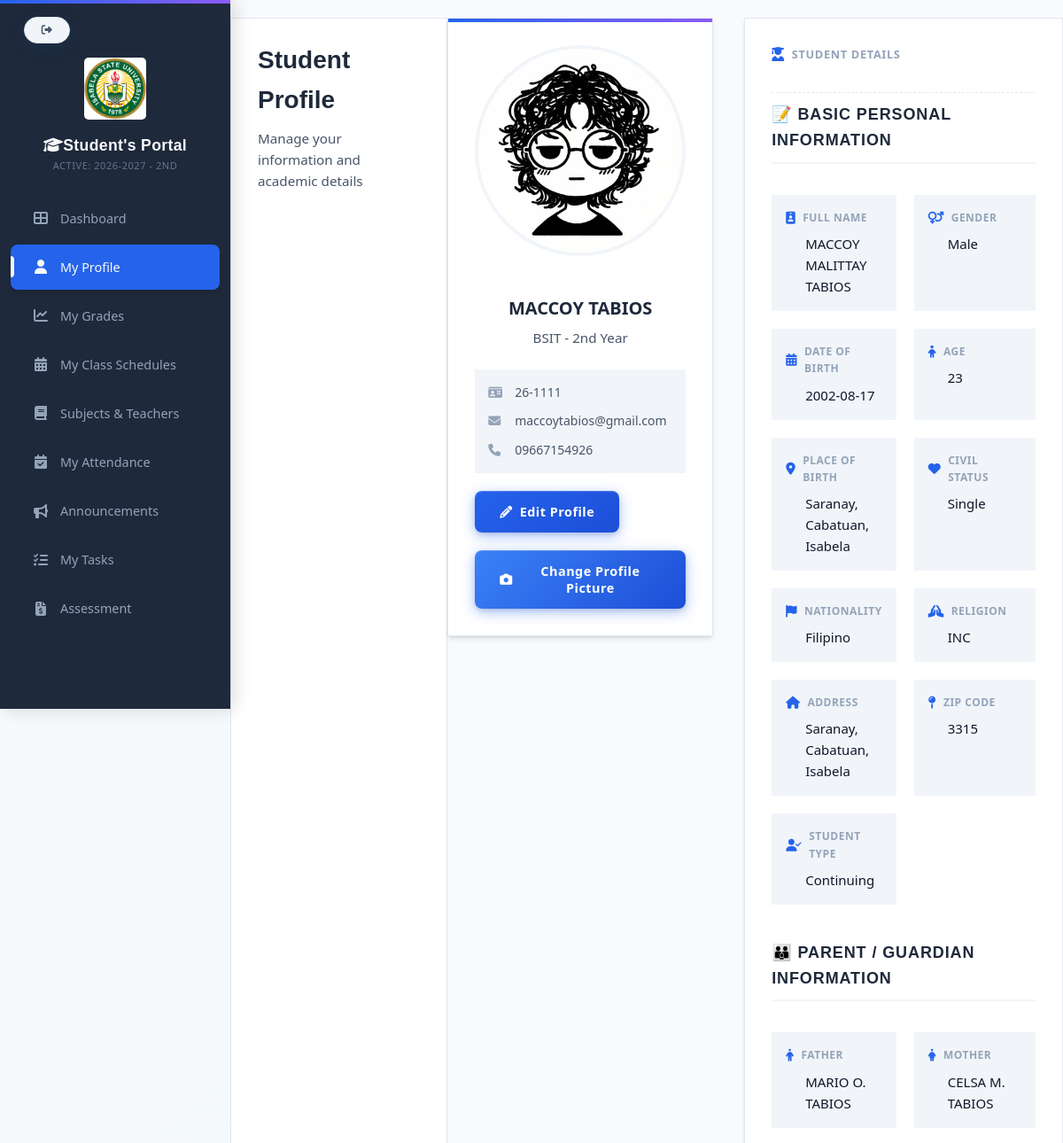
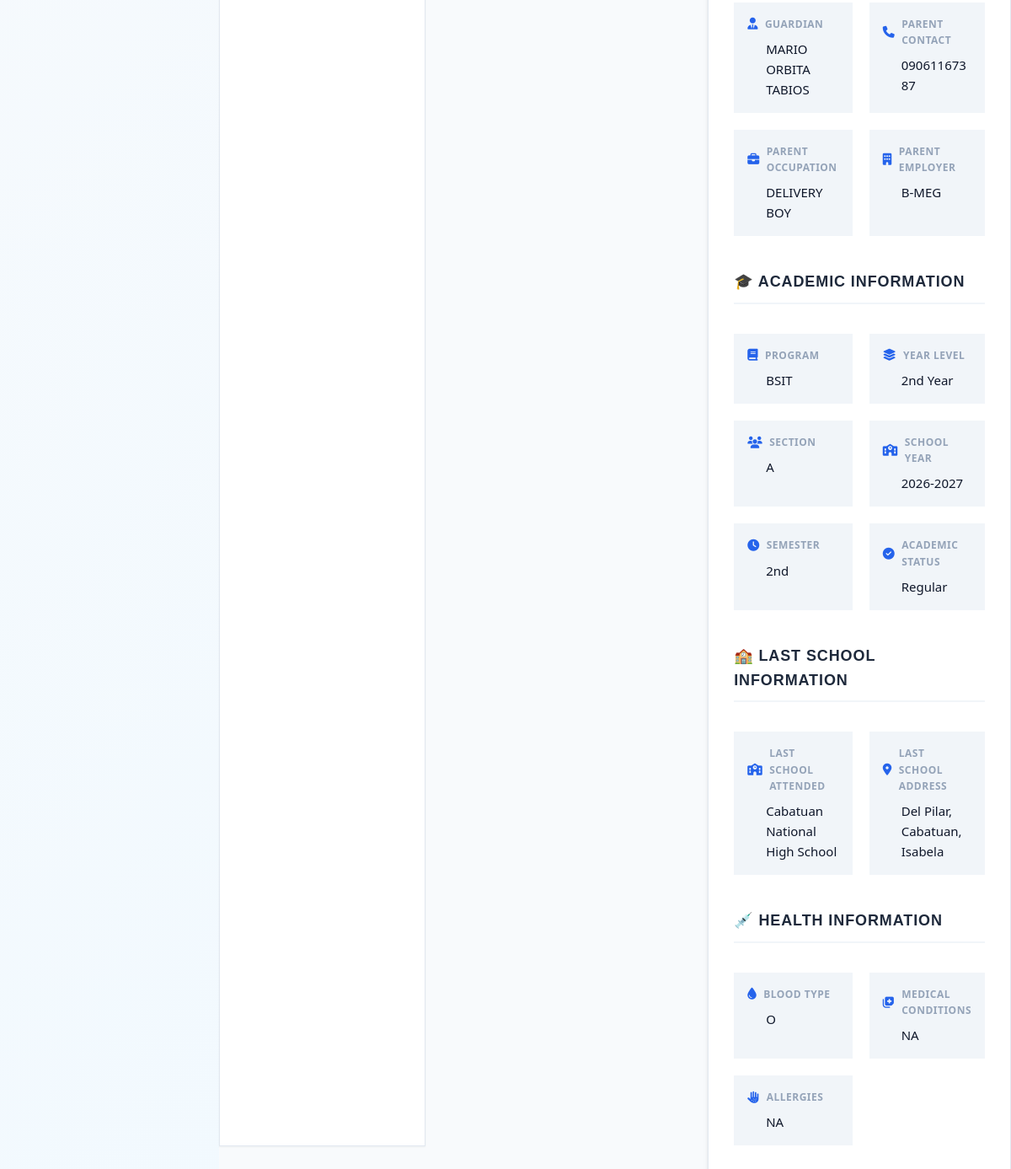
The app's page /studentsportal/students_profile.php (signed in) with its own data (2 pictures, top to bottom).
### tables this page shows
CREATE TABLE `school_years` (
  `id` int(11) NOT NULL,
  `school_year` varchar(20) NOT NULL,
  `is_active` tinyint(1) DEFAULT 0,
  `semester` varchar(20) NOT NULL
);

CREATE TABLE `students` (
  `id` int(11) NOT NULL,
  `course_id` int(11) DEFAULT NULL,
  `student_id` varchar(50) NOT NULL,
  `profile_picture` varchar(255) DEFAULT NULL,
  `student_type` enum('New','Transferee','Continuing','Returnee','Cross-enrollee') NOT NULL,
  `last_school_attended` varchar(200) DEFAULT NULL,
  `last_school_address` varchar(200) DEFAULT NULL,
  `blood_type` varchar(5) DEFAULT NULL,
  `medical_conditions` text DEFAULT NULL,
  `allergies` text DEFAULT NULL,
  `first_name` varchar(100) NOT NULL,
  `middle_name` varchar(100) DEFAULT NULL,
  `last_name` varchar(100) NOT NULL,
  `suffix` varchar(20) DEFAULT NULL,
  `dob` date NOT NULL,
  `age` int(11) DEFAULT NULL,
  `place_of_birth` varchar(150) NOT NULL,
  `gender` enum('Male','Female') NOT NULL,
  `civil_status` enum('Single','Married','Widowed','Separated','Divorced') NOT NULL,
  `nationality` varchar(100) NOT NULL,
  `religion` varchar(100) DEFAULT NULL,
  `course` varchar(50) NOT NULL,
  `year_level` varchar(20) NOT NULL,
  `section` varchar(10) DEFAULT NULL,
  `school_year` varchar(20) NOT NULL,
  `semester` varchar(10) NOT NULL,
  `email` varchar(150) NOT NULL,
  `mobile` varchar(20) NOT NULL,
  `home_address` text NOT NULL,
  `zip_code` varchar(10) DEFAULT NULL,
  `father_name` varchar(150) DEFAULT NULL,
  `mother_name` varchar(150) DEFAULT NULL,
  `guardian_name` varchar(150) DEFAULT NULL,
  `parent_contact` varchar(20) DEFAULT NULL,
  `parent_occupation` varchar(150) DEFAULT NULL,
  `parent_employer` varchar(150) DEFAULT NULL,
  `emergency_person` varchar(150) NOT NULL,
  `emergency_number` varchar(20) NOT NULL,
  `password` varchar(255) NOT NULL,
  `created_at` timestamp NOT NULL DEFAULT current_timestamp(),
  `status` enum('Regular','Irregular','Probation','Graduated','Dropped','Transferred') NOT NULL DEFAULT 'Regular',
  `gpa` decimal(3,2) NOT NULL DEFAULT 0.00,
  `profile_image` varchar(255) DEFAULT NULL
);

### config/paths.php (called while the page is built, shortened)
<?php
function asset($path)
{
    return BASE_URL . ltrim($path, '/');
}

### config/current_school_year.php (called while the page is built, shortened)
<?php
function getActiveSchoolYear($conn) {
    $result = mysqli_query($conn, "
        SELECT school_year FROM school_years WHERE is_active = 1 LIMIT 1
    ");
    if ($row = mysqli_fetch_assoc($result)) {
        return $row['school_year'];
    }
    return null;
}
function getActiveSemester($conn) {
    $result = mysqli_query($conn, "
        SELECT semester FROM school_years WHERE is_active = 1 LIMIT 1
    ");
    if ($row = mysqli_fetch_assoc($result)) {
        return $row['semester'];
    }
    return null;
}
?>

### studentsportal/students_profile.php (the view, shortened to what this page needs)
<?php
require_once dirname(__DIR__) . '/config/paths.php';
require_once PROJECT_ROOT . '/config/database.php';
$student_id = $_SESSION['student_id'];
$stmt = $conn->prepare("SELECT * FROM students WHERE id = ?");
$stmt->bind_param("i", $student_id);
$stmt->execute();
$result = $stmt->get_result();
$student = $result->fetch_assoc();
?>
<!DOCTYPE html>
<html lang="en">
<head>
    <link rel="stylesheet" href="<?= BASE_URL ?>css/studentportal.css">
    <link rel="stylesheet" href="https://cdnjs.cloudflare.com/ajax/libs/font-awesome/6.5.0/css/all.min.css">
</head>
<body>
<?php include PROJECT_ROOT . '/studentsportal/students_sidebar.php'; ?>
<div class="main-content">
    <div class="page-header">
        <h2 class="page-title">Student Profile</h2>
        <p class="page-subtitle">Manage your information and academic details</p>
    </div>
    <div class="profile-grid">
        <div class="profile-card">
            <div class="profile-avatar">
                <?php
$profilePic = $student['profile_picture'] ?? null;
                $defaultPic = BASE_URL . 'images/default-profile.png';
                $serverPicPath = $profilePic ? PROFILE_PICS_DIR . basename($profilePic) : '';
                $uploadedPicUrl = $profilePic ? WEB_PROFILE_PICS . basename($profilePic) : '';
                $picSrc = ($profilePic && file_exists($serverPicPath)) ? $uploadedPicUrl : $defaultPic;
                ?>
                <img src="<?= htmlspecialchars($picSrc) ?>" alt="Profile Picture" style="width: 100%; height: 100%; object-fit: cover; border-radius: 50%;">
            </div>
            <h3 class="profile-name"><?= htmlspecialchars($student['first_name'].' '.$student['last_name']) ?></h3>
            <p class="profile-role"><?= htmlspecialchars(($student['course'] ?? '').' - '.($student['year_level'] ?? '').'') ?></p>
            <div class="profile-info">
                <p><i class="fas fa-id-card"></i> <?= htmlspecialchars($student['student_id'] ?? '') ?></p>
                <p><i class="fas fa-envelope"></i> <?= htmlspecialchars($student['email'] ?? '') ?></p>
                <p><i class="fas fa-phone"></i> <?= htmlspecialchars($student['mobile'] ?? '') ?></p>
            </div>
<button class="btn-primary" onclick="document.getElementById('editProfileModal').style.display='flex'"><i class="fas fa-pencil"></i> Edit Profile</button>
            <div style="margin-top: 20px;">
<button onclick="document.getElementById('picUploadModal').style.display='flex'" class="btn-secondary profile-pic-btn" style="background: linear-gradient(135deg, #3B82F6 0%, #1D4ED8 100%); border: none; color: white;">
                    <i class="fas fa-camera"></i> Change Profile Picture
                </button>
            </div>
        </div>
        <div class="profile-details">
            <div class="card">
                <div class="card-header">
                    <h3 class="card-title"><i class="fas fa-user-graduate"></i> Student Details</h3>
                </div>
                <div class="card-content info-grid" style="display:grid; grid-template-columns: 1fr 1fr; gap: 20px;">
                    <h3>📝 Basic Personal Information</h3>
                    <div class="info-item">
                        <label><i class="fas fa-id-badge"></i> Full Name</label>
                        <p><?= htmlspecialchars(($student['first_name'] ?? '').' '.($student['middle_name'] ?? '').' '.($student['last_name'] ?? '').' '.($student['suffix'] ?? '')) ?></p>
                    </div>
                    <div class="info-item">
                        <label><i class="fas fa-venus-mars"></i> Gender</label>
                        <p><?= htmlspecialchars($student['gender'] ?? '') ?></p>
                    </div>
                    <div class="info-item">
                        <label><i class="fas fa-calendar-alt"></i> Date of Birth</label>
                        <p><?= htmlspecialchars($student['dob'] ?? '') ?></p>
                    </div>
                    <div class="info-item">
                        <label><i class="fas fa-child"></i> Age</label>
                        <p><?= htmlspecialchars($student['age'] ?? '') ?></p>
                    </div>
                    <div class="info-item">
                        <label><i class="fas fa-map-marker-alt"></i> Place of Birth</label>
                        <p><?= htmlspecialchars($student['place_of_birth'] ?? '') ?></p>
                    </div>
                    <div class="info-item">
                        <label><i class="fas fa-heart"></i> Civil Status</label>
                        <p><?= htmlspecialchars($student['civil_status'] ?? '') ?></p>
                    </div>
                    <div class="info-item">
                        <label><i class="fas fa-flag"></i> Nationality</label>
                        <p><?= htmlspecialchars($student['nationality'] ?? '') ?></p>
                    </div>
                    <div class="info-item">
                        <label><i class="fas fa-praying-hands"></i> Religion</label>
                        <p><?= htmlspecialchars($student['religion'] ?? '') ?></p>
                    </div>
                    <div class="info-item">
                        <label><i class="fas fa-home"></i> Address</label>
                        <p><?= htmlspecialchars($student['home_address'] ?? '') ?></p>
                    </div>
                    <div class="info-item">
                        <label><i class="fas fa-map-pin"></i> ZIP Code</label>
                        <p><?= htmlspecialchars($student['zip_code'] ?? '') ?></p>
                    </div>
                    <div class="info-item">
                        <label><i class="fas fa-user-check"></i> Student Type</label>
                        <p><?= htmlspecialchars($student['student_type'] ?? '') ?></p>
                    </div>
                    <h3>👪 Parent / Guardian Information</h3>
                    <div class="info-item">
                        <label><i class="fas fa-male"></i> Father</label>
                        <p><?= htmlspecialchars($student['father_name'] ?? '') ?></p>
                    </div>
                    <div class="info-item">
                        <label><i class="fas fa-female"></i> Mother</label>
                        <p><?= htmlspecialchars($student['mother_name'] ?? '') ?></p>
                    </div>
                    <div class="info-item">
                        <label><i class="fas fa-user-tie"></i> Guardian</label>
                        <p><?= htmlspecialchars($student['guardian_name'] ?? '') ?></p>
                    </div>
                    <div class="info-item">
                        <label><i class="fas fa-phone"></i> Parent Contact</label>
                        <p><?= htmlspecialchars($student['parent_contact'] ?? '') ?></p>
                    </div>
                    <div class="info-item">
                        <label><i class="fas fa-briefcase"></i> Parent Occupation</label>
                        <p><?= htmlspecialchars($student['parent_occupation'] ?? '') ?></p>
                    </div>
                    <div class="info-item">
                        <label><i class="fas fa-building"></i> Parent Employer</label>
                        <p><?= htmlspecialchars($student['parent_employer'] ?? '') ?></p>
                    </div>
                    <h3>🎓 Academic Information</h3>
                    <div class="info-item">
                        <label><i class="fas fa-book"></i> Program</label>
                        <p><?= htmlspecialchars($student['course'] ?? '') ?></p>
                    </div>
                    <div class="info-item">
                        <label><i class="fas fa-layer-group"></i> Year Level</label>
                        <p><?= htmlspecialchars($student['year_level'] ?? '') ?></p>
                    </div>
                    <div class="info-item">
                        <label><i class="fas fa-users"></i> Section</label>
                        <p><?= htmlspecialchars($student['section'] ?? '') ?></p>
                    </div>
                    <div class="info-item">
                        <label><i class="fas fa-school"></i> School Year</label>
                        <p><?= htmlspecialchars($student['school_year'] ?? '') ?></p>
                    </div>
                    <div class="info-item">
                        <label><i class="fas fa-clock"></i> Semester</label>
                        <p><?= htmlspecialchars($student['semester'] ?? '') ?></p>
                    </div>
                    <div class="info-item">
                        <label><i class="fas fa-check-circle"></i> Academic Status</label>
                        <p><?= htmlspecialchars($student['status'] ?? '') ?></p>
                    </div>
                    <h3>🏫 Last School Information</h3>
                    <div class="info-item">
                        <label><i class="fas fa-school"></i> Last School Attended</label>
                        <p><?= htmlspecialchars($student['last_school_attended'] ?? '') ?></p>
                    </div>
                    <div class="info-item">
                        <label><i class="fas fa-map-marker-alt"></i> Last School Address</label>
                        <p><?= htmlspecialchars($student['last_school_address'] ?? '') ?></p>
                    </div>
                    <h3>💉 Health Information</h3>
                    <div class="info-item">
                        <label><i class="fas fa-tint"></i> Blood Type</label>
                        <p><?= htmlspecialchars($student['blood_type'] ?? '') ?></p>
                    </div>
                    <div class="info-item">
                        <label><i class="fas fa-notes-medical"></i> Medical Conditions</label>
                        <p><?= htmlspecialchars($student['medical_conditions'] ?? '') ?></p>
                    </div>
                    <div class="info-item">
                        <label><i class="fas fa-allergies"></i> Allergies</label>
                        <p><?= htmlspecialchars($student['allergies'] ?? '') ?></p>
                    </div>
                </div>
            </div>
        </div>
</body>
</html>

### studentsportal/students_sidebar.php (shortened to what this page needs)
<?php
require_once dirname(__DIR__) . '/config/paths.php';
$current = basename($_SERVER['PHP_SELF']);
?>
<!DOCTYPE html>
<html lang="en">
<head>
<link rel="stylesheet" href="<?php echo asset('css/studentportal.css'); ?>">
     <link rel="stylesheet" href="https://cdnjs.cloudflare.com/ajax/libs/font-awesome/6.5.0/css/all.min.css">
</head>
<body>
    <div class="sidebar" id="sidebar">
           <a href="#" class="back-arrow logout-btn" onclick="showLogoutConfirmation(event)">
        <i class="fas fa-sign-out-alt"></i>
    </a>
        <div class="sidebar-header">
<img src="<?php echo asset('images/622685015_925666030131412_6886851389087569993_n.jpg'); ?>" alt="School Logo" style="width: 70px; display: block; margin: 40px auto 15px auto;border-radius: 5px; animation: float 3s ease-in-out infinite;">
<h2 style="margin-top: 5px;"><i class="fas fa-graduation-cap"></i>Student's Portal</h2>
<p class="sidebar-sub">
    <?php
include_once PROJECT_ROOT . '/config/current_school_year.php';
    $active_year = getActiveSchoolYear($conn) ?? 'Academic Year Not Set';
    $active_sem = getActiveSemester($conn) ?? '';
    ?>
    Active: <?php echo htmlspecialchars($active_year); ?> - <?php echo htmlspecialchars($active_sem); ?>
</p>
        </div>
        <div class="menu">
           <a href="<?php echo BASE_URL; ?>studentsportal/students_dashboard.php" class="<?= $current=='students_dashboard.php'?'active':'' ?>">
        <i class="fas fa-th-large"></i> Dashboard
    </a>
            <a href="<?php echo BASE_URL; ?>studentsportal/students_profile.php" class="<?= $current=='students_profile.php'?'active':'' ?>">
        <i class="fas fa-user"></i> My Profile
    </a>
            <a href="<?php echo BASE_URL; ?>studentsportal/students_grades.php" class="<?= $current=='students_grades.php'?'active':'' ?>">
        <i class="fas fa-chart-line"></i> My Grades
    </a>
            <a href="<?php echo BASE_URL; ?>studentsportal/students_classSchedule.php" class="<?= $current=='students_classSchedule.php'?'active':'' ?>">
        <i class="fas fa-calendar-alt"></i> My Class Schedules
    </a>
            <a href="<?php echo BASE_URL; ?>studentsportal/students_subjects&teachers.php" class="<?= $current=='students_subjects_teachers.php'?'active':'' ?>">
        <i class="fas fa-book"></i> Subjects & Teachers
    </a>
            <a href="<?php echo BASE_URL; ?>studentsportal/students_attendance.php" class="<?= $current=='students_attendance.php'?'active':'' ?>">
        <i class="fas fa-calendar-check"></i> My Attendance
    </a>
            <a href="<?php echo BASE_URL; ?>studentsportal/students_announcements.php" class="<?= $current=='students_announcements.php'?'active':'' ?>">
        <i class="fas fa-bullhorn"></i> Announcements
    </a>
            <a href="<?php echo BASE_URL; ?>studentsportal/students_tasks.php" class="<?= $current=='students_tasks.php'?'active':'' ?>"><i class="fas fa-tasks"></i> My Tasks</a>
            <a href="<?php echo BASE_URL; ?>studentsportal/assessment.php" class="<?= $current=='assessment.php'?'active':'' ?>"><i class="fas fa-file-invoice-dollar"></i> Assessment</a></div>
    </div>
</body>
</html>

### records on screen
school_years: school_year "2026-2027", semester "2ND"
students: profile_picture (picture), first_name+last_name "MACCOY TABIOS", course+year_level "BSIT - 2nd Year", student "26-1111", email "maccoytabios@gmail.com", mobile "09667154926", first_name+middle_name+last_name "MACCOY MALITTAY TABIOS", gender "Male", dob "2002-08-17", age "23", place_of_birth "Saranay, Cabatuan, Isabela", civil_status "Single", nationality "Filipino", religion "INC", home_address "Saranay, Cabatuan, Isabela", zip_code "3315", student_type "Continuing", father_name "MARIO O. TABIOS", mother_name "CELSA M. TABIOS", guardian_name "MARIO ORBITA TABIOS", parent_contact "09061167387", parent_occupation "DELIVERY BOY", parent_employer "B-MEG", course "BSIT", year_level "2nd Year", section "A", school_year "2026-2027", semester "2nd", status "Regular", last_school_attended "Cabatuan National High School", last_school_address "Del Pilar, Cabatuan, Isabela", blood_type "O", medical_conditions "NA", allergies "NA"
